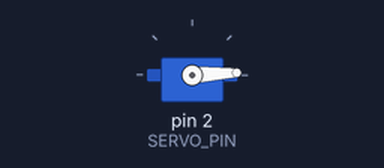
The sketch below on a simulated Arduino Uno, built with avr-gcc and run on an emulated ATmega328P. Parts: servo.

Above: at 0.05 s.
At 0.9 s:
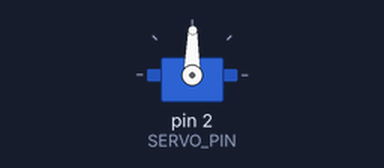
At 1.75 s:
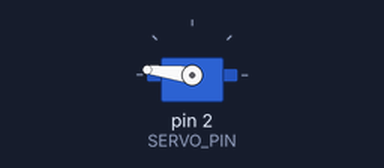
At 3.45 s:
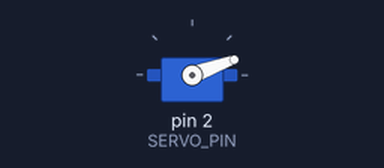
Timing chart, 0 to 8.4 s (numbered marks = the images above):
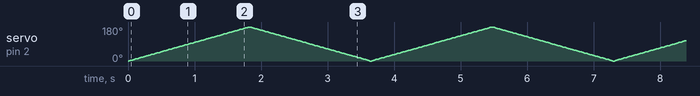

The sketch:

servo_test.ino
```cpp
#include <Servo.h>

#define SERVO_PIN 2  // GPIO2 on ESP-01S

Servo myServo;

void setup() {
  myServo.attach(SERVO_PIN);
}

void loop() {
  // Sweep from 0 to 180 and back
  for (int pos = 0; pos <= 180; pos += 1) {
    myServo.write(pos);
    delay(10);
  }
  for (int pos = 180; pos >= 0; pos -= 1) {
    myServo.write(pos);
    delay(10);
  }
}
```
